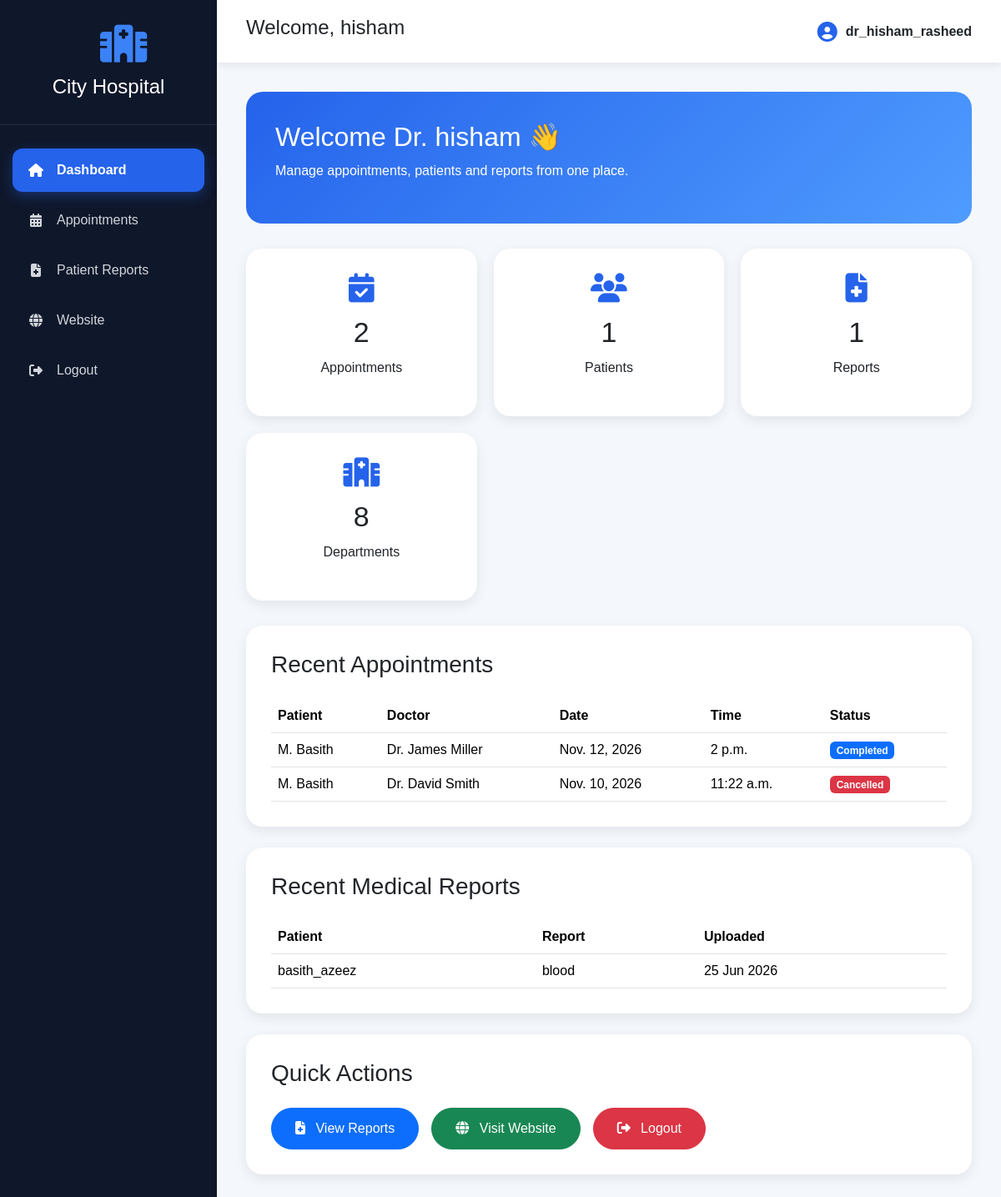
Page /doctor-dashboard/ (signed in) on the earlier database version.
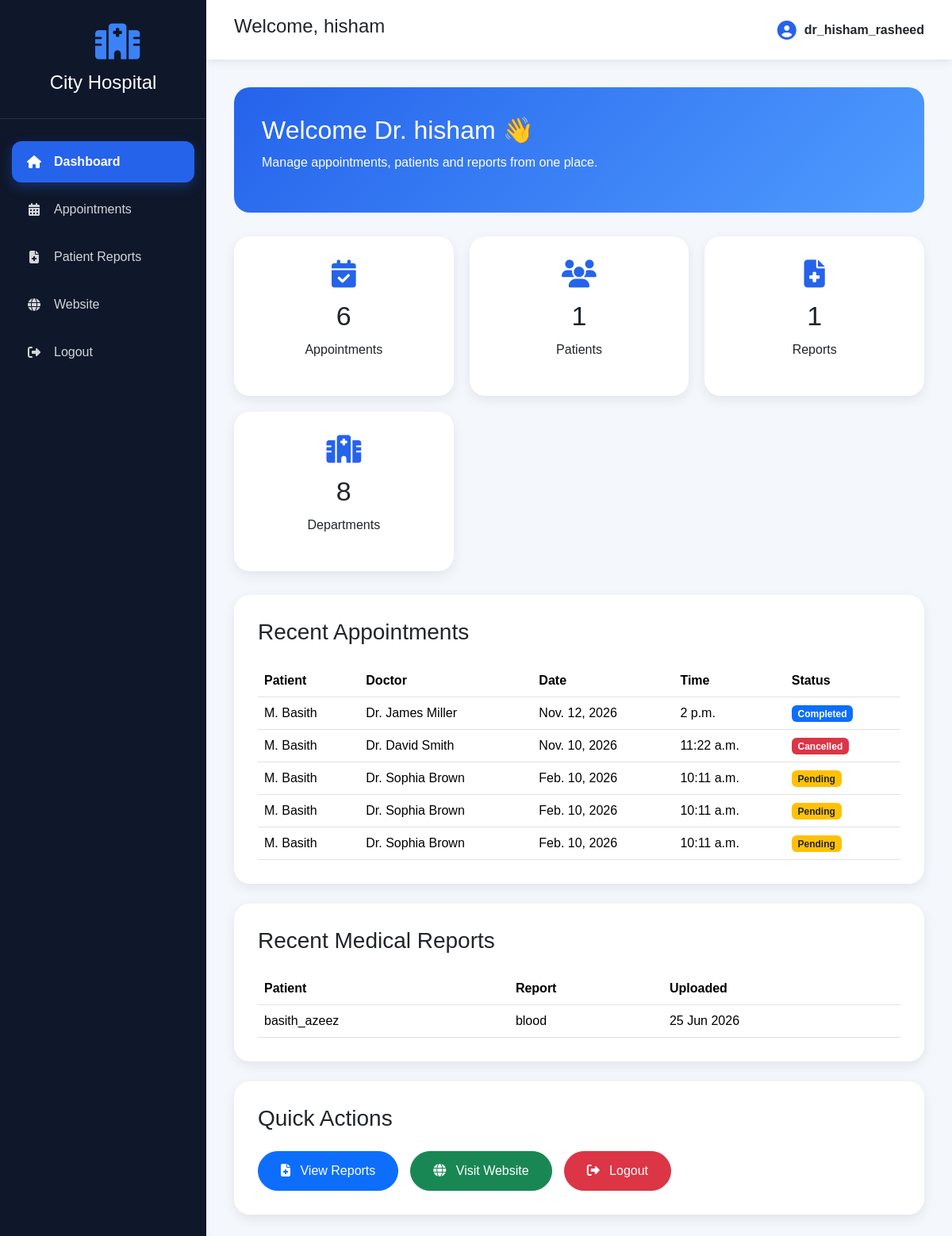
Same page on the later database version.
### student/models.py (models this page shows, shortened)
class CustomUser(AbstractUser):
    ROLE_CHOICES = (
        ('doctor', 'Doctor'),
        ('patient', 'Patient'),
    )
    role = models.CharField(
        max_length=20,
        choices=ROLE_CHOICES
    )

class Booking(models.Model):
    STATUS_CHOICES = (
        ("Pending", "Pending"),
        ("Confirmed", "Confirmed"),
        ("Completed", "Completed"),
        ("Cancelled", "Cancelled"),
    )
    patient_name = models.CharField(max_length=100)
    patient_email = models.EmailField()
    patient_phone = models.CharField(max_length=20)
    doctor = models.ForeignKey(
        Doctors,
        on_delete=models.CASCADE
    )
    appointment_date = models.DateField()
    appointment_time = models.TimeField()
    reason = models.TextField(
        blank=True
    )
    status = models.CharField(
        max_length=20,
        choices=STATUS_CHOICES,
        default="Pending"
    )
    created_at = models.DateTimeField(
        auto_now_add=True
    )

class Doctors(models.Model):
    doc_name = models.CharField(max_length=100)
    doc_spec = models.CharField(max_length=100)
    dep_name = models.ForeignKey(
        Department,
        on_delete=models.CASCADE
    )
    doc_image = models.CharField(
    max_length=100
    )
    experience = models.PositiveIntegerField(default=1)
    qualification = models.CharField(
        max_length=150
    )
    available = models.BooleanField(
        default=True
    )

class MedicalReport(models.Model):
    patient = models.ForeignKey(
        CustomUser,
        on_delete=models.CASCADE
    )
    report_name = models.CharField(max_length=100)
    report_file = models.FileField(
        upload_to="reports/"
    )
    uploaded_at = models.DateTimeField(
        auto_now_add=True
    )

### student/views.py (the view)
@login_required(login_url="login")
def doctor_dashboard(request):
    if request.user.role != "doctor":
        return redirect("patient_dashboard")
    appointments = Booking.objects.all().order_by(
        "-appointment_date",
        "-appointment_time"
    )
    reports = MedicalReport.objects.all().order_by("-uploaded_at")[:5]
    context = {
        "appointments": appointments,
        "reports": reports,
        "appointment_count": appointments.count(),
        "patient_count": Booking.objects.values(
            "patient_email"
        ).distinct().count(),
        "doctor_count": Doctors.objects.count(),
        "department_count": Department.objects.count(),
        "report_count": MedicalReport.objects.count(),
        "active_page": "dashboard",
    }
    return render(
        request,
        "doctor_dashboard.html",
        context
    )

### templates/doctor_dashboard.html (shortened to what this page needs)
{% extends "dashboard_base.html" %}
{% block content %}
<div class="welcome-card">
    <h2>
        Welcome Dr. {{ user.first_name|default:user.username }} 👋
    </h2>
    <p>
        Manage appointments, patients and reports from one place.
    </p>
</div>
<div class="stats-grid">
    <div class="stat-card">
        <i class="fa-solid fa-calendar-check"></i>
        <h3>{{ appointment_count }}</h3>
        <p>Appointments</p>
    </div>
    <div class="stat-card">
        <i class="fa-solid fa-users"></i>
        <h3>{{ patient_count }}</h3>
        <p>Patients</p>
    </div>
    <div class="stat-card">
        <i class="fa-solid fa-file-medical"></i>
        <h3>{{ report_count }}</h3>
        <p>Reports</p>
    </div>
    <div class="stat-card">
        <i class="fa-solid fa-hospital"></i>
        <h3>{{ department_count }}</h3>
        <p>Departments</p>
    </div>
</div>
<div class="dashboard-card">
    <h3 class="mb-4">
        Recent Appointments
    </h3>
    <table class="table table-hover">
        <thead>
            <tr>
                <th>Patient</th>
                <th>Doctor</th>
                <th>Date</th>
                <th>Time</th>
                <th>Status</th>
            </tr>
        </thead>
        <tbody>
        {% for appointment in appointments|slice:":5" %}
            <tr>
                <td>{{ appointment.patient_name }}</td>
                <td>{{ appointment.doctor.doc_name }}</td>
                <td>{{ appointment.appointment_date }}</td>
                <td>{{ appointment.appointment_time }}</td>
                <td>
                    {% if appointment.status == "Pending" %}
                        <span class="badge bg-warning text-dark">
                            Pending
                        </span>
                    {% elif appointment.status == "Confirmed" %}
                        <span class="badge bg-success">
                            Confirmed
                        </span>
                    {% elif appointment.status == "Completed" %}
                        <span class="badge bg-primary">
                            Completed
                        </span>
                    {% else %}
                        <span class="badge bg-danger">
                            Cancelled
                        </span>
                    {% endif %}
                </td>
            </tr>
        {% empty %}
            <tr>
                <td colspan="5">
                    No Appointments Found
                </td>
            </tr>
        {% endfor %}
        </tbody>
    </table>
</div>
<div class="dashboard-card">
    <h3 class="mb-4">
        Recent Medical Reports
    </h3>
    <table class="table table-hover">
        <thead>
            <tr>
                <th>Patient</th>
                <th>Report</th>
                <th>Uploaded</th>
            </tr>
        </thead>
        <tbody>
        {% for report in reports %}
            <tr>
                <td>{{ report.patient.username }}</td>
                <td>{{ report.report_name }}</td>
                <td>{{ report.uploaded_at|date:"d M Y" }}</td>
            </tr>
        {% empty %}
            <tr>
                <td colspan="3">
                    No Reports Uploaded
                </td>
            </tr>
        {% endfor %}
        </tbody>
    </table>
</div>
<div class="dashboard-card">
    <h3 class="mb-4">
        Quick Actions
    </h3>
    <div class="action-buttons">
        <a href="{% url 'view_reports' %}" class="btn btn-primary">
            <i class="fa-solid fa-file-medical me-2"></i>
            View Reports
        </a>
        <a href="{% url 'home' %}" class="btn btn-success">
            <i class="fa-solid fa-globe me-2"></i>
            Visit Website
        </a>
        <a href="{% url 'logout' %}" class="btn btn-danger">
            <i class="fa-solid fa-right-from-bracket me-2"></i>
            Logout
        </a>
    </div>
</div>
{% endblock %}

### templates/dashboard_base.html (shortened to what this page needs)
{% load static %}
<!DOCTYPE html>
<html lang="en">
<head>
<link href="https://cdn.jsdelivr.net/npm/bootstrap@5.3.3/dist/css/bootstrap.min.css" rel="stylesheet">
<link rel="stylesheet"
href="https://cdnjs.cloudflare.com/ajax/libs/font-awesome/6.6.0/css/all.min.css">
<link rel="stylesheet"
href="{% static 'css/dashboard.css' %}">
</head>
<body>
<div class="dashboard-layout">
    <aside class="sidebar">
        <div class="logo">
            <i class="fa-solid fa-hospital"></i>
            <h3>City Hospital</h3>
        </div>
        <ul>
            {% if user.role == "doctor" %}
            <li>
                <a href="{% url 'doctor_dashboard' %}"
                   class="{% if active_page == 'dashboard' %}active{% endif %}">
                    <i class="fa-solid fa-house"></i>
                    Dashboard
                </a>
            </li>
            <li>
                <a href="{% url 'manage_appointments' %}"
                   class="{% if active_page == 'appointments' %}active{% endif %}">
                    <i class="fa-solid fa-calendar-days"></i>
                    Appointments
                </a>
            </li>
            <li>
                <a href="{% url 'view_reports' %}"
                   class="{% if active_page == 'view_reports' %}active{% endif %}">
                    <i class="fa-solid fa-file-medical"></i>
                    Patient Reports
                </a>
            </li>
            {% endif %}
            <li>
                <a href="{% url 'home' %}">
                    <i class="fa-solid fa-globe"></i>
                    Website
                </a>
            </li>
            <li>
                <a href="{% url 'logout' %}">
                    <i class="fa-solid fa-right-from-bracket"></i>
                    Logout
                </a>
            </li>
        </ul>
    </aside>
    <div class="main-content">
        <nav class="topbar">
            <div>
                <h4>
                    Welcome,
                    {{ user.first_name|default:user.username }}
                </h4>
            </div>
            <div class="user-box">
                <i class="fa-solid fa-circle-user"></i>
                {{ user.username }}
            </div>
        </nav>
        <main class="content">
            {% block content %}
            {% endblock %}
        </main>
    </div>
</div>
</body>
</html>

### static/css/dashboard.css (style rules this page uses)
* { margin:0; padding:0; box-sizing:border-box; }
body { background:#f4f7fc; font-family:Arial, Helvetica, sans-serif; }
.dashboard-layout { display:flex; min-height:100vh; }
.sidebar { width:260px; background:#0f172a; color:#fff; position:fixed; left:0; top:0; bottom:0; overflow-y:auto; }
.logo { text-align:center; padding:30px 20px; border-bottom:1px solid rgba(255,255,255,.1); }
.logo i { font-size:45px; color:#3b82f6; margin-bottom:15px; }
.logo h3 { margin:0; font-size:24px; }
.sidebar ul { list-style:none; padding:20px 0; }
.sidebar li { margin:8px 15px; }
.sidebar a { display:flex; align-items:center; gap:15px; padding:14px 18px; text-decoration:none; color:#d1d5db; border-radius:12px; transition:.3s; }
.sidebar i { width:20px; text-align:center; }
.main-content { margin-left:260px; width:calc(100% - 260px); }
.topbar { background:#fff; height:75px; display:flex; justify-content:space-between; align-items:center; padding:0 35px; box-shadow:0 3px 10px rgba(0,0,0,.08); }
.user-box { display:flex; align-items:center; gap:10px; font-weight:600; }
.user-box i { font-size:24px; color:#2563eb; }
.content { padding:35px; }
.welcome-card { background:linear-gradient(135deg,#2563eb,#4f9cff); color:white; padding:35px; border-radius:20px; margin-bottom:30px; }
.welcome-card h2 { margin-bottom:10px; }
.stats-grid { display:grid; grid-template-columns:repeat(auto-fit,minmax(220px,1fr)); gap:20px; margin-bottom:30px; }
.stat-card { background:white; border-radius:20px; padding:30px; text-align:center; box-shadow:0 5px 15px rgba(0,0,0,.08); transition:.3s; }
.stat-card i { font-size:35px; color:#2563eb; margin-bottom:15px; }
.stat-card h3 { font-size:34px; margin-bottom:10px; }
.dashboard-card { background:white; border-radius:20px; padding:30px; margin-bottom:25px; box-shadow:0 5px 15px rgba(0,0,0,.08); }
.action-buttons { display:flex; gap:15px; flex-wrap:wrap; }
.action-buttons .btn { border-radius:30px; padding:12px 28px; }
.table { margin-bottom:0; }
.sidebar a.active { background:#2563eb; color:#fff; font-weight:600; box-shadow:0 5px 15px rgba(37,99,235,.35); }
.sidebar a.active i { color:#fff; }

Differences in the rows shown:
added Booking: patient_name "M. Basith", doctor.doc_name "Dr. Sophia Brown", appointment_date "Feb. 10, 2026", appointment_time "10:11 a.m.", status "Pending"
added Booking: patient_name "M. Basith", doctor.doc_name "Dr. Sophia Brown", appointment_date "Feb. 10, 2026", appointment_time "10:11 a.m.", status "Pending"
added Booking: patient_name "M. Basith", doctor.doc_name "Dr. Sophia Brown", appointment_date "Feb. 10, 2026", appointment_time "10:11 a.m.", status "Pending"
Other differences:
{{ appointment_count }}: "2" → "6"
